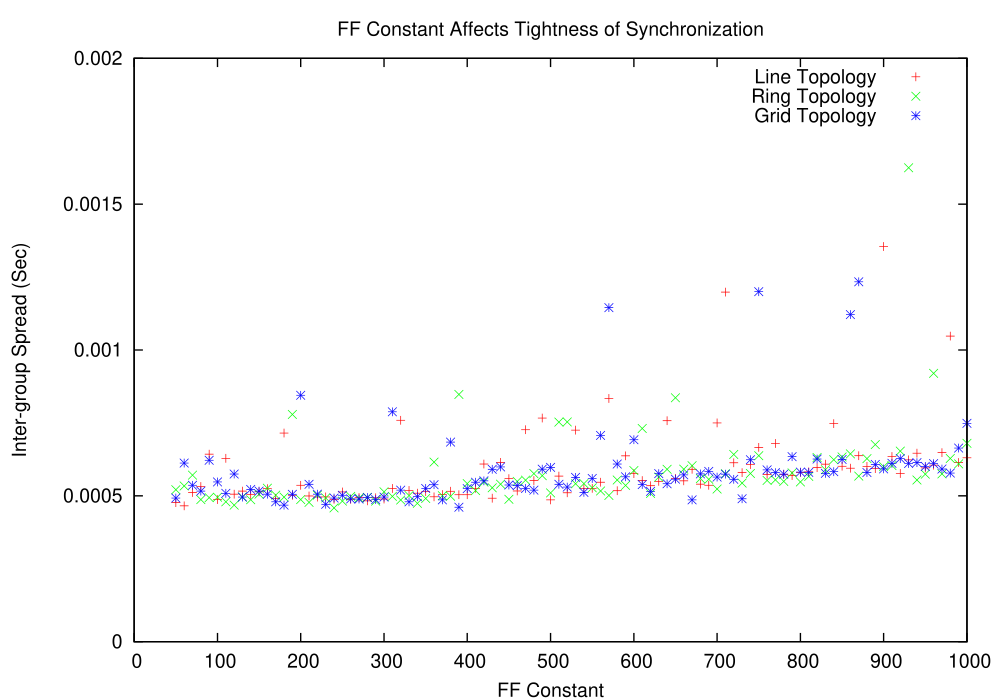

Write the gnuplot code that produced this figure.
#!/usr/local/bin/gnuplot -persist
#
#    
#    	G N U P L O T
#    	Version 4.0 patchlevel 0
#    	last modified Thu Apr 15 14:44:22 CEST 2004
#    	System: Linux 2.6.7
#    
#    	Copyright (C) 1986 - 1993, 1998, 2004
#    	Thomas Williams, Colin Kelley and many others
#    
#    	This is gnuplot version 4.0.  Please refer to the documentation
#    	for command syntax changes.  The old syntax will be accepted
#    	throughout the 4.0 series, but all save files use the new syntax.
#    
#    	Type `help` to access the on-line reference manual.
#    	The gnuplot FAQ is available from
#    		http://www.gnuplot.info/faq/
#    
#    	Send comments and requests for help to
#    		<gnuplot-info@lists.sourceforge.net>
#    	Send bugs, suggestions and mods to
#    		<gnuplot-bugs@lists.sourceforge.net>
#    
# set terminal postscript landscape enhanced color colortext \
   dashed dashlength 1.0 linewidth 1.0 defaultplex \
   palfuncparam 2000,0.003 \
   butt "Helvetica" 14
# set output '16-NOADD-LINERINGGRIDALLALL-SPREAD.ps'
unset clip points
set clip one
unset clip two
set bar 1.000000
set border 31 lt -1 lw 1.000
set xdata
set ydata
set zdata
set x2data
set y2data
set timefmt x "%d/%m/%y,%H:%M"
set timefmt y "%d/%m/%y,%H:%M"
set timefmt z "%d/%m/%y,%H:%M"
set timefmt x2 "%d/%m/%y,%H:%M"
set timefmt y2 "%d/%m/%y,%H:%M"
set timefmt cb "%d/%m/%y,%H:%M"
set boxwidth
set style fill empty border
set dummy x,y
set format x "% g"
set format y "% g"
set format x2 "% g"
set format y2 "% g"
set format z "% g"
set format cb "% g"
set angles radians
unset grid
set key title ""
set key right top Right noreverse enhanced box linetype -2 linewidth 1.000 samplen 4 spacing 1 width 0 height 0 autotitles
unset label
unset arrow
unset style line
unset style arrow
unset logscale
set offsets 0, 0, 0, 0
set pointsize 1
set encoding default
unset polar
unset parametric
unset decimalsign
set view 60, 30, 1, 1
set samples 100, 100
set isosamples 10, 10
set surface
unset contour
set clabel '%8.3g'
set mapping cartesian
set datafile separator whitespace
unset hidden3d
set cntrparam order 4
set cntrparam linear
set cntrparam levels auto 5
set cntrparam points 5
set size ratio 0 1,1
set origin 0,0
set style data points
set style function lines
set xzeroaxis lt -2 lw 1.000
set yzeroaxis lt -2 lw 1.000
set x2zeroaxis lt -2 lw 1.000
set y2zeroaxis lt -2 lw 1.000
set tics in
set ticslevel 0.5
set ticscale 1 0.5
set mxtics default
set mytics default
set mztics default
set mx2tics default
set my2tics default
set mcbtics default
set xtics border mirror norotate autofreq 
set ytics border mirror norotate autofreq 
set ztics border nomirror norotate autofreq 
set nox2tics
set noy2tics
set cbtics border mirror norotate autofreq 
set title "FF Constant Affects Tightness of Synchronization" 0.000000,0.000000  font ""
set timestamp "" bottom norotate 0.000000,0.000000  ""
set rrange [ * : * ] noreverse nowriteback  # (currently [0.00000:10.0000] )
set trange [ * : * ] noreverse nowriteback  # (currently [-5.00000:5.00000] )
set urange [ * : * ] noreverse nowriteback  # (currently [-5.00000:5.00000] )
set vrange [ * : * ] noreverse nowriteback  # (currently [-5.00000:5.00000] )
set xlabel "FF Constant" 0.000000,0.000000  font ""
set x2label "" 0.000000,0.000000  font ""
set xrange [ * : * ] noreverse nowriteback  # (currently [-10.0000:10.0000] )
set x2range [ * : * ] noreverse nowriteback  # (currently [-10.0000:10.0000] )
set ylabel "Inter-group Spread (Sec)" 0.000000,0.000000  font ""
set y2label "" 0.000000,0.000000  font ""
set yrange [ 0.00000 : 0.00200000 ] noreverse nowriteback
set y2range [ * : * ] noreverse nowriteback  # (currently [-10.0000:10.0000] )
set zlabel "" 0.000000,0.000000  font ""
set zrange [ * : * ] noreverse nowriteback  # (currently [-10.0000:10.0000] )
set cblabel "" 0.000000,0.000000  font ""
set cbrange [ * : * ] noreverse nowriteback  # (currently [-10.0000:10.0000] )
set zero 1e-08
set lmargin -1
set bmargin -1
set rmargin -1
set tmargin -1
set locale "C"
set pm3d scansautomatic flush begin noftriangles nohidden3d implicit corners2color mean
unset pm3d
set palette positive nops_allcF maxcolors 0 gamma 1.5 color model RGB 
set palette rgbformulae 7, 5, 15
set colorbox default
set colorbox vertical origin 0.9,0.2 size 0.1,0.63 bdefault
set loadpath 
set fontpath 
set fit noerrorvariables
plot '16-NOADD-LINERINGGRIDALLALL-SPREAD.csv' u 1:2 title "Line Topology", '16-NOADD-LINERINGGRIDALLALL-SPREAD.csv' u 1:3 title "Ring Topology", '16-NOADD-LINERINGGRIDALLALL-SPREAD.csv' u 1:4 title "Grid Topology"
#    EOF
